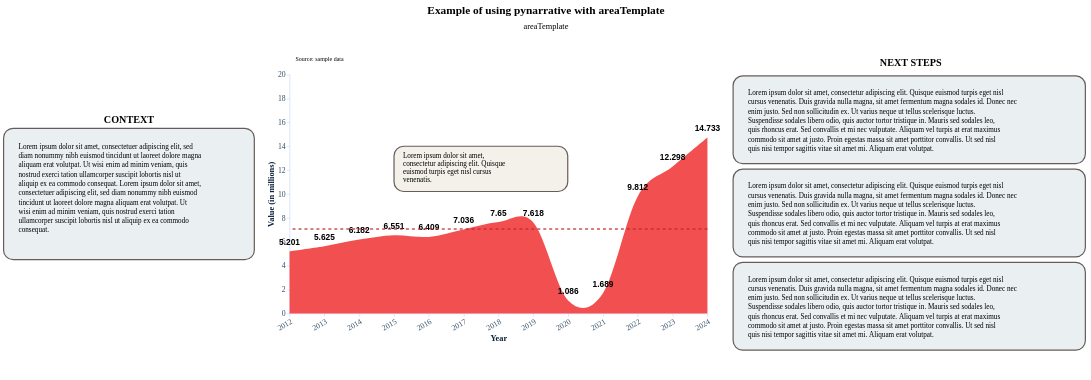

Write notebook code for a chart like this one.
### Code cell
story = (
    pn.Story(
    #Builing the Story class object
        data = year_values,
        template = areaTemplate
    )

    #Method invocation
    #Area chart
    .mark_area(
        interpolate = "cardinal",
        color = "rgb(242, 80, 80)"
    )

    #Data encoding
    .encode(
        #We need both quantitative axis to add annotation
        x = alt.X(
            "year:Q",
            title = "Year", 
            axis = alt.Axis(
                format = "d",
                labelAngle = -30,
                values = list(range(2012, 2025))
            )
        ),
        y = alt.Y(
            "value:Q",
            title = "Value (in millions)",
            scale = alt.Scale(domain=[0, 20])
        ),
    )
    
    #Data source
    .add_source(
        text = "Source: sample data",
        position = "top",
        align = "left"
    )
    
    #Title and subtitle
    .add_title(
        title = "Example of using pynarrative with areaTemplate",
        subtitle = "areaTemplate",
        align = "center"
    )

    .add_labels_chart(
        values = "value:Q",
        font_weight = "bold",
        font_size = 14,
        dy = -15
    )

    .add_annotation(
        x = 2015,
        y = 14.000,
        text = "Lorem ipsum dolor sit amet, consectetur adipiscing elit. Quisque euismod turpis eget nisl cursus venenatis.",
    )

    .add_line(
        orientation = "horizontal",
        value = year_values["value"],
        math = "mean",
    )

    # Context (left)
    .add_context(
        position = "left",
        align = "middle",
        text = "Lorem ipsum dolor sit amet, consectetuer adipiscing elit, sed diam nonummy nibh euismod tincidunt ut laoreet dolore magna aliquam erat volutpat. Ut wisi enim ad minim veniam, quis nostrud exerci tation ullamcorper suscipit lobortis nisl ut aliquip ex ea commodo consequat. Lorem ipsum dolor sit amet, consectetuer adipiscing elit, sed diam nonummy nibh euismod tincidunt ut laoreet dolore magna aliquam erat volutpat. Ut wisi enim ad minim veniam, quis nostrud exerci tation ullamcorper suscipit lobortis nisl ut aliquip ex ea commodo consequat."
    )

    # Next steps (right)
    .add_next_steps(
        position = "right",
        mode = "vertical",
        steps = [
            "Lorem ipsum dolor sit amet, consectetur adipiscing elit. Quisque euismod turpis eget nisl cursus venenatis. Duis gravida nulla magna, sit amet fermentum magna sodales id. Donec nec enim justo. Sed non sollicitudin ex. Ut varius neque ut tellus scelerisque luctus. Suspendisse sodales libero odio, quis auctor tortor tristique in. Mauris sed sodales leo, quis rhoncus erat. Sed convallis et mi nec vulputate. Aliquam vel turpis at erat maximus commodo sit amet at justo. Proin egestas massa sit amet porttitor convallis. Ut sed nisl quis nisi tempor sagittis vitae sit amet mi. Aliquam erat volutpat.",
            "Lorem ipsum dolor sit amet, consectetur adipiscing elit. Quisque euismod turpis eget nisl cursus venenatis. Duis gravida nulla magna, sit amet fermentum magna sodales id. Donec nec enim justo. Sed non sollicitudin ex. Ut varius neque ut tellus scelerisque luctus. Suspendisse sodales libero odio, quis auctor tortor tristique in. Mauris sed sodales leo, quis rhoncus erat. Sed convallis et mi nec vulputate. Aliquam vel turpis at erat maximus commodo sit amet at justo. Proin egestas massa sit amet porttitor convallis. Ut sed nisl quis nisi tempor sagittis vitae sit amet mi. Aliquam erat volutpat.",
            "Lorem ipsum dolor sit amet, consectetur adipiscing elit. Quisque euismod turpis eget nisl cursus venenatis. Duis gravida nulla magna, sit amet fermentum magna sodales id. Donec nec enim justo. Sed non sollicitudin ex. Ut varius neque ut tellus scelerisque luctus. Suspendisse sodales libero odio, quis auctor tortor tristique in. Mauris sed sodales leo, quis rhoncus erat. Sed convallis et mi nec vulputate. Aliquam vel turpis at erat maximus commodo sit amet at justo. Proin egestas massa sit amet porttitor convallis. Ut sed nisl quis nisi tempor sagittis vitae sit amet mi. Aliquam erat volutpat."
        ],
        width_multiplier = 0.8
    )

    .render()
)
story

### Figure 1 — Vega-Lite specification as saved in the notebook (floating-point values rounded to 4 significant figures)
{"config": {"view": {"continuousWidth": 300, "continuousHeight": 300, "strokeWidth": 0}, "axis": {"domainColor": "#c7d2fe", "grid": false, "labelColor": "#334e68", "labelFont": "Ubuntu", "labelFontSize": 13, "tickColor": "#c7d2fe", "titleColor": "#0b1f3a", "titleFont": "Ubuntu", "titleFontSize": 14}, "bar": {"color": "rgb(242, 80, 80)"}, "legend": {"labelColor": "#334e68", "labelFont": "Ubuntu", "labelFontSize": 12, "titleColor": "#0b1f3a", "titleFont": "Ubuntu", "titleFontSize": 12}, "line": {"color": "rgb(242, 80, 80)"}, "mark": {"strokeWidth": 2.5}, "point": {"color": "#000000", "filled": true, "size": 75}, "range": {"category": ["rgb(242, 80, 80)", "rgb(202, 40, 40)", "#BF2626", "#8AB17D", "#8338EC", "#FF9F1C", "#E9C46A", "#2A9D8F", "#2EC4B6", "#6B2D5C", "#7B2CBF", "#4A4E69", "#6C757D"]}, "title": {"color": "#0b1f3a", "font": "Ubuntu", "fontSize": 19}}, "vconcat": [{"layer": [{"mark": {"type": "rect", "color": "#ffffff"}}, {"mark": {"type": "text", "align": "center", "baseline": "top", "color": "#000000", "font": "Ubuntu", "fontSize": 19, "fontWeight": "bold", "text": "Example of using pynarrative with areaTemplate"}, "encoding": {"x": {"value": 605.5}, "y": {"value": 4}}}, {"mark": {"type": "text", "align": "center", "baseline": "top", "color": "#000000", "font": "Ubuntu", "fontSize": 14, "text": "areaTemplate"}, "encoding": {"x": {"value": 605.5}, "y": {"value": 32}}}], "data": {"name": "data-6fad5c34291b82fc9632cbce143d677a"}, "height": 70, "width": 1211.0}, {"hconcat": [{"hconcat": [{"layer": [{"mark": {"type": "rect", "color": "rgb(234, 239, 242)", "cornerRadius": 16.0, "opacity": 1.0, "stroke": "rgb(103, 91, 91)", "strokeWidth": 2.0}, "encoding": {"x": {"value": 0}, "x2": {"value": 420.0}, "y": {"value": 90.0}, "y2": {"value": 310.0}}}, {"mark": {"type": "text", "align": "left", "baseline": "top", "color": "rgb(0, 0, 0)", "font": "Ubuntu", "fontSize": 12, "fontStyle": "normal", "fontWeight": "normal", "lineBreak": "\n", "lineHeight": 15.6, "text": "Lorem ipsum dolor sit amet, consectetuer adipiscing elit, sed\ndiam nonummy nibh euismod tincidunt ut laoreet dolore magna\naliquam erat volutpat. Ut wisi enim ad minim veniam, quis\nnostrud exerci tation ullamcorper suscipit lobortis nisl ut\naliquip ex ea commodo consequat. Lorem ipsum dolor sit amet,\nconsectetuer adipiscing elit, sed diam nonummy nibh euismod\ntincidunt ut laoreet dolore magna aliquam erat volutpat. Ut\nwisi enim ad minim veniam, quis nostrud exerci tation\nullamcorper suscipit lobortis nisl ut aliquip ex ea commodo\nconsequat."}, "encoding": {"x": {"value": 25}, "y": {"value": 115.0}}}, {"mark": {"type": "text", "align": "center", "baseline": "bottom", "color": "rgb(0, 0, 0)", "dy": 0, "font": "Ubuntu", "fontSize": 17, "fontWeight": "bold", "text": "CONTEXT"}, "encoding": {"x": {"value": 210.0}, "y": {"value": 85.0}}}], "data": {"name": "data-6fad5c34291b82fc9632cbce143d677a"}, "height": 220.0, "width": 420.0}, {"layer": [{"mark": {"type": "area", "color": "rgb(242, 80, 80)", "interpolate": "cardinal"}, "encoding": {"x": {"axis": {"format": "d", "labelAngle": -30, "values": [2012, 2013, 2014, 2015, 2016, 2017, 2018, 2019, 2020, 2021, 2022, 2023, 2024]}, "field": "year", "title": "Year", "type": "quantitative"}, "y": {"field": "value", "scale": {"domain": [0, 20]}, "title": "Value (in millions)", "type": "quantitative"}}}, {"mark": {"type": "text", "align": "center", "angle": 0, "color": "rgb(0, 0, 0)", "dx": 0, "dy": -15, "fontSize": 14, "fontWeight": "bold", "lineBreak": "\n"}, "encoding": {"text": {"field": "value", "type": "quantitative"}, "x": {"axis": {"format": "d", "labelAngle": -30, "values": [2012, 2013, 2014, 2015, 2016, 2017, 2018, 2019, 2020, 2021, 2022, 2023, 2024]}, "field": "year", "title": "Year", "type": "quantitative"}, "y": {"field": "value", "scale": {"domain": [0, 20]}, "title": "Value (in millions)", "type": "quantitative"}}}, {"data": {"name": "data-6fad5c34291b82fc9632cbce143d677a"}, "mark": {"type": "text", "align": "left", "baseline": "bottom", "color": "rgb(0, 0, 0)", "font": "Ubuntu", "fontSize": 10, "lineBreak": "\n", "text": "Source: sample data"}, "encoding": {"x": {"value": 10}, "y": {"value": -20}}}, {"layer": [{"mark": {"type": "rect", "color": "rgb(244, 240, 234)", "cornerRadius": 16.0, "dx": 0, "dy": 0, "opacity": 1, "stroke": "rgb(103, 91, 91)", "strokeWidth": 2.0}, "encoding": {"x": {"field": "box_x1", "type": "quantitative"}, "x2": {"field": "box_x2"}, "y": {"field": "box_y1", "type": "quantitative"}, "y2": {"field": "box_y2"}}}, {"mark": {"type": "text", "align": "left", "baseline": "top", "color": "rgb(0, 0, 0)", "font": "Ubuntu", "fontSize": 12, "lineBreak": "\n", "lineHeight": 13.5, "text": ["Lorem ipsum dolor sit amet,", "consectetur adipiscing elit. Quisque", "euismod turpis eget nisl cursus", "venenatis."]}, "encoding": {"x": {"field": "text_x", "type": "quantitative"}, "y": {"field": "text_y", "type": "quantitative"}}}], "data": {"name": "data-40ec428f7ecae780dc89e6b37a975d40"}}, {"layer": [{"data": {"name": "data-58a35f2520d4b74a61c05cf953ad3c2c"}, "mark": {"type": "rule", "color": "rgb(191, 38, 38)", "strokeDash": [5, 5], "strokeWidth": 2}, "encoding": {"y": {"field": "y", "type": "quantitative"}}}, {"data": {"name": "data-661295097da28f9fac40d663e8506740"}, "mark": {"type": "text", "align": "left", "color": "rgb(191, 38, 38)", "dx": 0, "dy": 0, "fontSize": 18, "fontStyle": "normal", "fontWeight": "normal"}, "encoding": {"text": {"value": ""}, "x": {"value": 710}, "y": {"field": "y", "type": "quantitative"}}}]}], "data": {"name": "data-c220311080e791238c9f80174bcf1f02"}, "height": 400, "width": 700}]}, {"layer": [{"mark": {"type": "rect", "color": "rgb(234, 239, 242)", "cornerRadius": 16.0, "opacity": 1.0, "stroke": "rgb(103, 91, 91)", "strokeWidth": 2.0}, "encoding": {"x": {"axis": null, "field": "x", "type": "quantitative"}, "x2": {"field": "x2"}, "y": {"axis": null, "field": "y", "type": "quantitative"}, "y2": {"field": "y2"}}}, {"mark": {"type": "text", "align": "left", "baseline": "top", "color": "rgb(0, 0, 0)", "font": "Ubuntu", "fontSize": 12, "lineBreak": "\n", "lineHeight": 15.6}, "encoding": {"text": {"field": "text", "type": "nominal"}, "x": {"axis": null, "field": "x_mid", "type": "quantitative"}, "y": {"axis": null, "field": "y_text", "type": "quantitative"}}}], "data": {"name": "data-b8cbe5d884d87561c1dd721b3698ff21"}, "height": 507.6, "title": {"text": ["NEXT STEPS"], "align": "center", "baseline": "top", "color": "rgb(0, 0, 0)", "dx": 0, "font": "Ubuntu", "fontSize": 17, "fontWeight": "bold", "offset": 10}, "width": 595.0}]}], "center": true, "resolve": {"axis": {"x": "shared", "y": "shared"}}, "$schema": "https://vega.github.io/schema/vega-lite/v6.4.1.json", "datasets": {"data-6fad5c34291b82fc9632cbce143d677a": [{"_": 0}], "data-c220311080e791238c9f80174bcf1f02": [{"year": 2012, "value": 5.201}, {"year": 2013, "value": 5.625}, {"year": 2014, "value": 6.182}, {"year": 2015, "value": 6.551}, {"year": 2016, "value": 6.409}, {"year": 2017, "value": 7.036}, {"year": 2018, "value": 7.65}, {"year": 2019, "value": 7.618}, {"year": 2020, "value": 1.086}, {"year": 2021, "value": 1.689}, {"year": 2022, "value": 9.812}, {"year": 2023, "value": 12.3}, {"year": 2024, "value": 14.73}], "data-40ec428f7ecae780dc89e6b37a975d40": [{"subject_x": 2015.0, "subject_y": 14.0, "connector_x": 2019.0, "connector_y": 13.08, "tip_x": 2015.0, "tip_y": 13.95, "box_x1": 2015.0, "box_x2": 2020.0, "box_y1": 10.21, "box_y2": 14.0, "text_x": 2015.0, "text_y": 13.49}], "data-58a35f2520d4b74a61c05cf953ad3c2c": [{"y": 7.07}], "data-661295097da28f9fac40d663e8506740": [{"y": 7.07, "label_x": 0}], "data-b8cbe5d884d87561c1dd721b3698ff21": [{"x": 0, "y": 338.4, "x2": 595.0, "y2": 497.6, "text": "Lorem ipsum dolor sit amet, consectetur adipiscing elit. Quisque euismod turpis eget nisl\ncursus venenatis. Duis gravida nulla magna, sit amet fermentum magna sodales id. Donec nec\nenim justo. Sed non sollicitudin ex. Ut varius neque ut tellus scelerisque luctus.\nSuspendisse sodales libero odio, quis auctor tortor tristique in. Mauris sed sodales leo,\nquis rhoncus erat. Sed convallis et mi nec vulputate. Aliquam vel turpis at erat maximus\ncommodo sit amet at justo. Proin egestas massa sit amet porttitor convallis. Ut sed nisl\nquis nisi tempor sagittis vitae sit amet mi. Aliquam erat volutpat.", "x_mid": 25, "y_text": 472.6}, {"x": 0, "y": 169.2, "x2": 595.0, "y2": 328.4, "text": "Lorem ipsum dolor sit amet, consectetur adipiscing elit. Quisque euismod turpis eget nisl\ncursus venenatis. Duis gravida nulla magna, sit amet fermentum magna sodales id. Donec nec\nenim justo. Sed non sollicitudin ex. Ut varius neque ut tellus scelerisque luctus.\nSuspendisse sodales libero odio, quis auctor tortor tristique in. Mauris sed sodales leo,\nquis rhoncus erat. Sed convallis et mi nec vulputate. Aliquam vel turpis at erat maximus\ncommodo sit amet at justo. Proin egestas massa sit amet porttitor convallis. Ut sed nisl\nquis nisi tempor sagittis vitae sit amet mi. Aliquam erat volutpat.", "x_mid": 25, "y_text": 303.4}, {"x": 0, "y": -5.684e-14, "x2": 595.0, "y2": 159.2, "text": "Lorem ipsum dolor sit amet, consectetur adipiscing elit. Quisque euismod turpis eget nisl\ncursus venenatis. Duis gravida nulla magna, sit amet fermentum magna sodales id. Donec nec\nenim justo. Sed non sollicitudin ex. Ut varius neque ut tellus scelerisque luctus.\nSuspendisse sodales libero odio, quis auctor tortor tristique in. Mauris sed sodales leo,\nquis rhoncus erat. Sed convallis et mi nec vulputate. Aliquam vel turpis at erat maximus\ncommodo sit amet at justo. Proin egestas massa sit amet porttitor convallis. Ut sed nisl\nquis nisi tempor sagittis vitae sit amet mi. Aliquam erat volutpat.", "x_mid": 25, "y_text": 134.2}]}}
